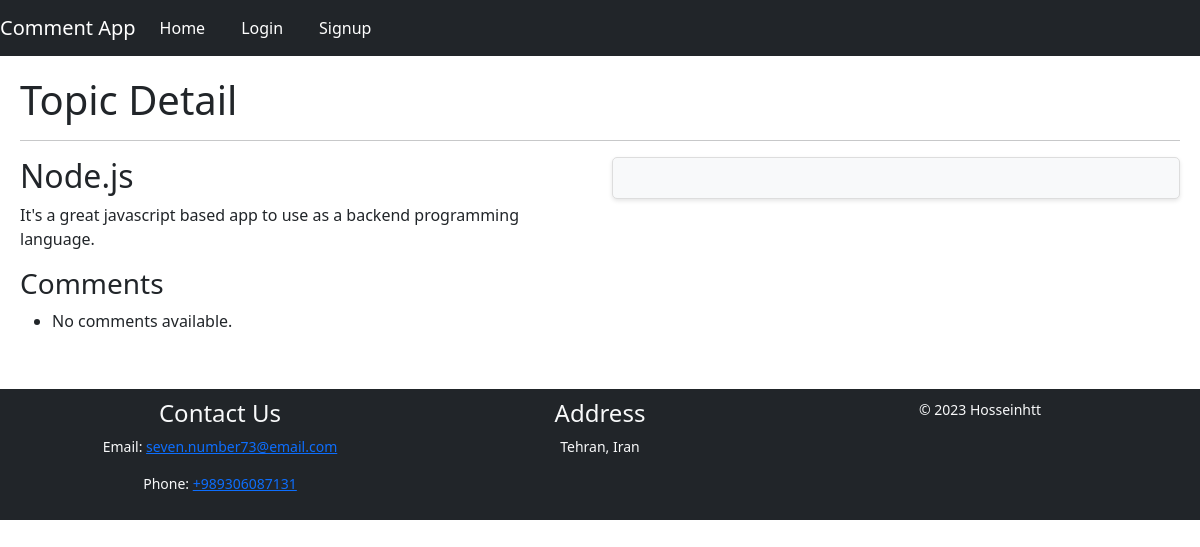
The page /topic/2/ on the database its author committed.
### topic/models.py (models this page shows, shortened)
class Topic(models.Model):
    title = models.CharField(max_length=200)
    description = models.TextField()

### topic/views.py (the view)
# urls.py: path('topic/<int:topic_id>/', TopicDetailView.as_view(), name='topic_detail'),
class TopicDetailView(View):
    template_name = 'topic_detail.html'  # Create a template for topic detail
    def get(self, request, topic_id):
        topic = get_object_or_404(Topic, pk=topic_id)
        comments = Comment.objects.filter(topic=topic)
        comment_form = CommentForm()
        return render(request, self.template_name, {'topic': topic, 'comments': comments, 'comment_form': comment_form})

### templates/topic_detail.html (shortened to what this page needs)
{% extends 'base.html' %}
{% block body %}
    <h1>Topic Detail</h1>
    <hr>
    <div class="row">
    <div class="col-md-6">
    <h2>{{ topic.title }}</h2>
    <p>{{ topic.description }}</p>
    <h3>Comments</h3>
    <ul>
        {% for comment in comments %}
            <li>
                <p>{{ comment.text }}</p>
                <p>Comment by: {{ comment.user.username }}</p>
            </li>
        {% empty %}
            <li>No comments available.</li>
        {% endfor %}
    </ul>
    </div>
    <div class="col-md-6 text-md-right">
        <div class="form-container">
        </div>
    </div>
    {% endblock %}

### static/styles.css (style rules this page uses)
body { display: flex; flex-direction: column; min-height: 100vh; margin: 0; }
.form-container { background-color: #f8f9fa; padding: 20px; border: 1px solid #ddd; border-radius: 5px; box-shadow: 0 2px 4px rgba(0, 0, 0, 0.1); }

### rows shown on the page
Topic: title "Node.js", description "It's a great javascript based app to use as a backend programming language."
